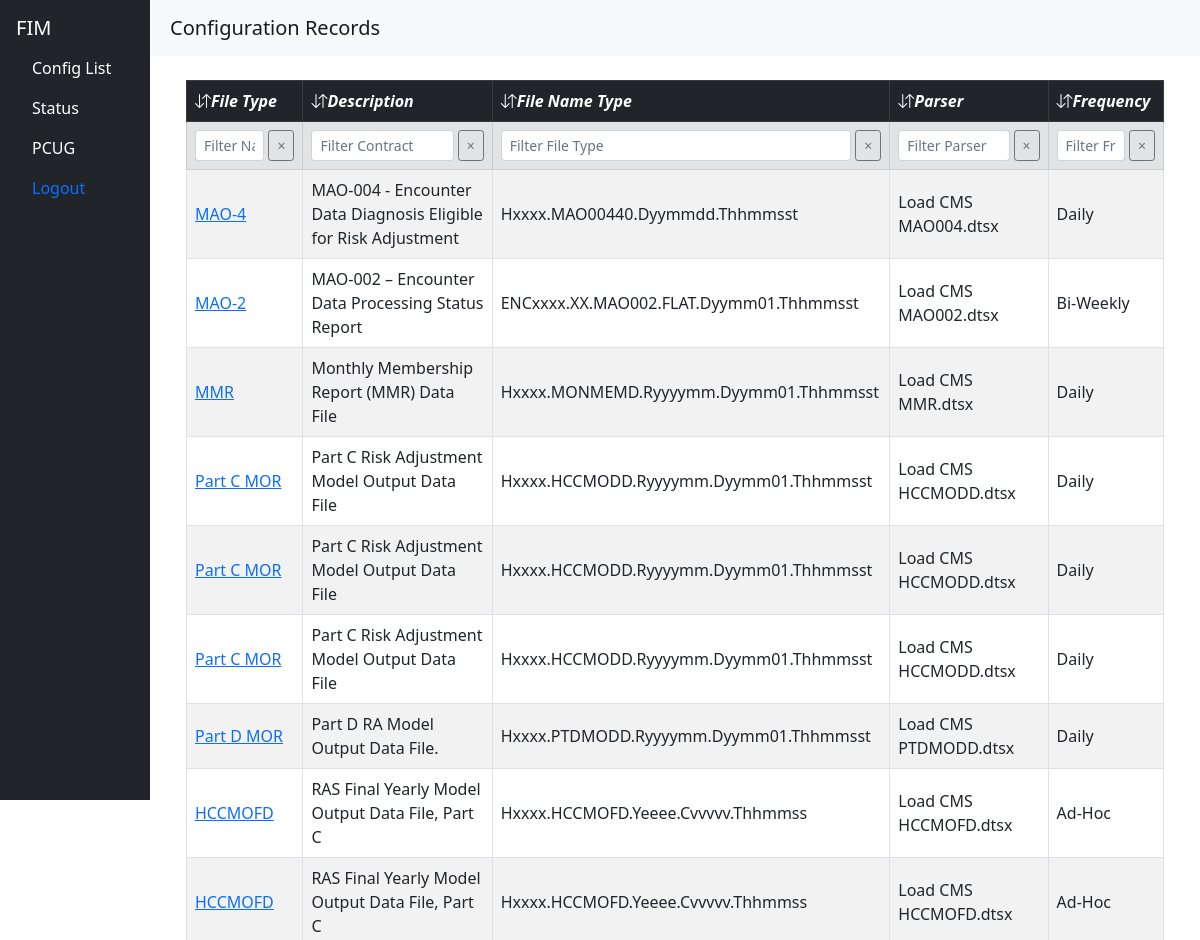
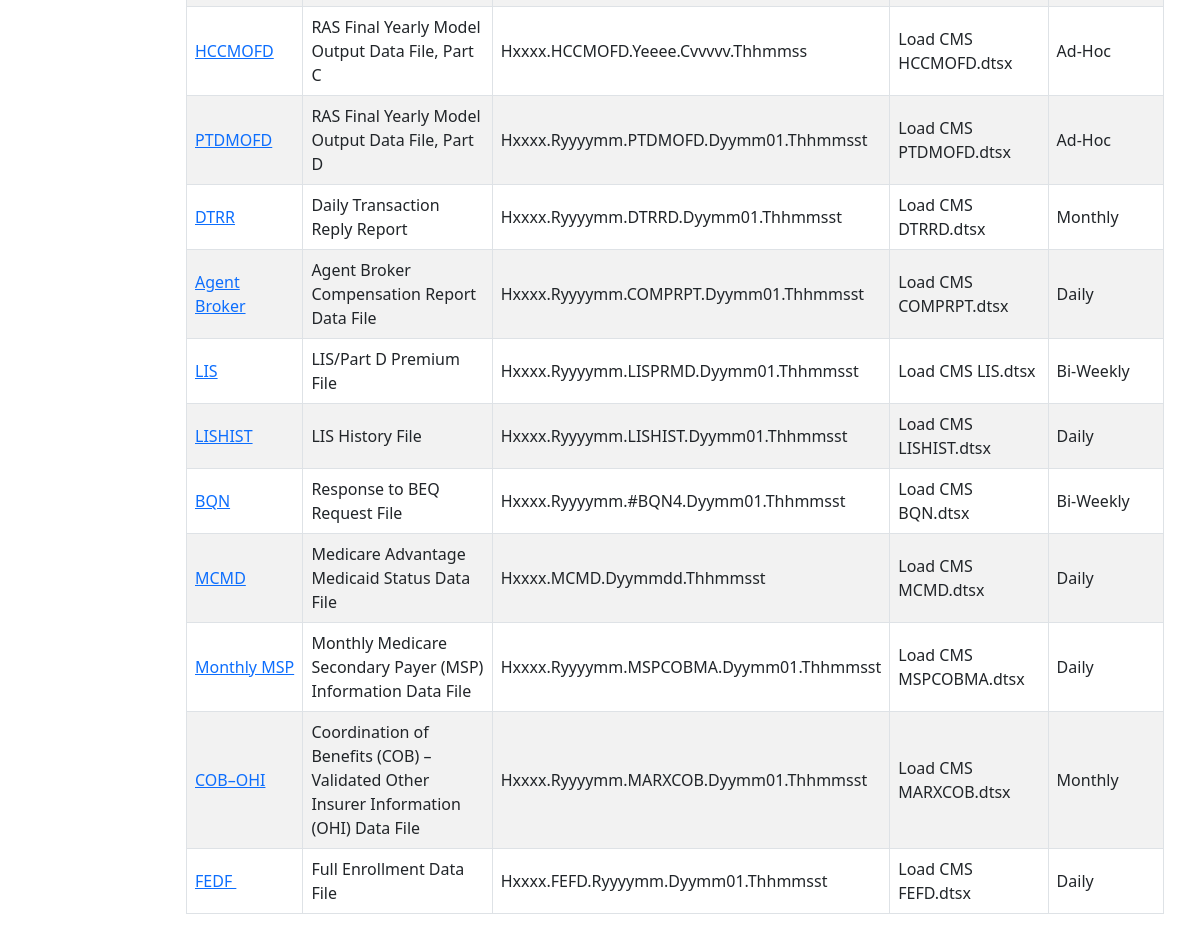
/dashboard, run on the app's committed database (2 pictures, top to bottom).
### appParser/models.py (models this page shows, shortened)
class Config(models.Model):
    fileType = models.CharField(max_length=50)
    fullName = models.CharField(max_length=200)
    sourceFileLocation= models.CharField(max_length=200)
    sourceFileNamingConvention= models.CharField(max_length=200)
    frequency = models.ForeignKey(Frequency, on_delete=models.CASCADE, default=1)
    outputSchemaName = models.CharField(max_length=200)
    outputObjectName = models.CharField(max_length=200)
    parser = models.CharField(max_length=200)
    isActive = models.BooleanField(default=True)
    createdAt = models.DateTimeField(auto_now_add=True)
    createdBy = models.ForeignKey(User, on_delete=models.CASCADE)
    updatedAt = models.DateTimeField(auto_now_add=True)

class Frequency(models.Model):
    name = models.CharField(max_length=50)
    isActive = models.BooleanField(default=True)
    createdAt = models.DateTimeField(auto_now_add=True)
    createdBy = models.ForeignKey(User, on_delete=models.CASCADE)
    updatedAt = models.DateTimeField(auto_now_add=True)
    def __str__(self):
        return f"{self.name}"

### appParser/views.py (the view)
# urls.py: path('dashboard', views.contract_view, name='dashboard'),
def contract_view(request):
    contracts = Config.objects.all()
    return render(request, 'appParser/dashboard.html', {'contracts': contracts})

### templates/appParser/dashboard.html (shortened to what this page needs)
{% extends "base.html" %}
{% block brand_name %}Configuration Records{% endblock %}
{% load static %}
{% block content %}
<main class="p-4">
  <div class="container-fluid">
    <table class="table table-striped table-bordered" id="configTable" data-sortable-filterable="true">
      <thead class="table-dark">
        <tr>
          <th onclick="sortTable(0, 'configTable')"><i class="bi bi-arrow-down-up">File Type </th>
          <th onclick="sortTable(1, 'configTable')"><i class="bi bi-arrow-down-up">Description </th>
          <th onclick="sortTable(2, 'configTable')"><i class="bi bi-arrow-down-up">File Name Type </th>
          <th onclick="sortTable(3, 'configTable')"><i class="bi bi-arrow-down-up">Parser </th>
          <th onclick="sortTable(4, 'configTable')"><i class="bi bi-arrow-down-up">Frequency </th>
        </tr>
        <tr class="table-secondary">
          <th>
            <div class="d-flex">
              <input type="text" class="form-control form-control-sm filter-input me-1" data-col="0" placeholder="Filter Name">
              <button class="btn btn-sm btn-outline-secondary clear-filter-btn" data-col="0">&times;</button>
            </div>
          </th>
          <th>
            <div class="d-flex">
              <input type="text" class="form-control form-control-sm filter-input me-1" data-col="1" placeholder="Filter Contract">
              <button class="btn btn-sm btn-outline-secondary clear-filter-btn" data-col="1">&times;</button>
            </div>
          </th>
          <th>
            <div class="d-flex">
              <input type="text" class="form-control form-control-sm filter-input me-1" data-col="2" placeholder="Filter File Type">
              <button class="btn btn-sm btn-outline-secondary clear-filter-btn" data-col="2">&times;</button>
            </div>
          </th>
          <th>
            <div class="d-flex">
              <input type="text" class="form-control form-control-sm filter-input me-1" data-col="3" placeholder="Filter Parser">
              <button class="btn btn-sm btn-outline-secondary clear-filter-btn" data-col="3">&times;</button>
            </div>
          </th>
          <th>
            <div class="d-flex">
              <input type="text" class="form-control form-control-sm filter-input me-1" data-col="4" placeholder="Filter Frequency">
              <button class="btn btn-sm btn-outline-secondary clear-filter-btn" data-col="4">&times;</button>
            </div>
          </th>
      </tr>
      </thead>
      <tbody>
        {% for contract in contracts %}
        <tr>
          <td><a href="{% url 'show_config' contract.id %}">{{ contract.fileType }}</a></td>
          <td>{{ contract.fullName }}</td>
          <td>{{ contract.sourceFileNamingConvention }}</td>
          <td>{{ contract.parser }}</td>
          <td>{{ contract.frequency }}</td>
        </tr>
        {% empty %}
        <tr>
          <td colspan="11" class="text-center">No configuration records found.</td>
        </tr>
        {% endfor %}
      </tbody>
    </table>
  </div>
</main>
{% endblock %}

### templates/base.html (shortened to what this page needs)
{% load static %}
<!DOCTYPE html>
<html>
    <head>
        <link rel="stylesheet" href={% static '/css/custom.css' %}>
        <link rel="stylesheet" href="https://cdn.jsdelivr.net/npm/bootstrap-icons@1.13.1/font/bootstrap-icons.min.css">
        <link rel="stylesheet" href="https://cdn.jsdelivr.net/npm/bootstrap@5.0.2/dist/css/bootstrap.min.css">
    </head>
    <body>
    <div class="d-flex">
      <nav id="sidebarMenu" class="collapse d-lg-block bg-dark sidebar text-white p-3 vh-100">
        <h5 class="text-white">FIM</h5>
        <ul class="nav nav-pills flex-column mb-auto">
          <li class="nav-item">
            <a href="{% url "dashboard" %}" class="nav-link text-white">Config List</a>
            <a href="{% url "logStatus" %}" class="nav-link text-white">Status</a>
            <a href="https://www.cms.gov/files/document/mapd-plan-communications-user-guide-v182-february-2025.pdf" class="nav-link text-white">PCUG</a>
            <form method="post" action="{% url 'logout' %}" style="display: inline;">
                <button type="submit" class="btn btn-link nav-link" style="display:inline; padding: 5;">Logout</button>
            </form>
          </li>
        </ul>
      </nav>
      <div class="flex-grow-1">
        <nav class="navbar navbar-expand-lg navbar-light bg-light">
          <div class="container-fluid">
            <a class="navbar-brand ms-2" href="#">
              {% block brand_name %}FIM Dashboard{% endblock %}
            </a>
          </div>
        </nav>
        {% block content %}{% endblock %}
      </div>
    </div>
    </body>
</html>

### static/css/custom.css (style rules this page uses)
.sidebar { min-width: 150px; }
.sidebar .nav-link { transition: background 0.3s ease; }
table td, table th { vertical-align: middle; }

### data on the page
Config: fileType "MAO-4", fullName "MAO-004 - Encounter Data Diagnosis Eligible for Risk Adjustment", sourceFileNamingConvention "Hxxxx.MAO00440.Dyymmdd.Thhmmsst", parser "Load CMS MAO004.dtsx", frequency "Daily"
Config: fileType "MAO-2", fullName "MAO-002 – Encounter Data Processing Status Report", sourceFileNamingConvention "ENCxxxx.XX.MAO002.FLAT.Dyymm01.Thhmmsst", parser "Load CMS MAO002.dtsx", frequency "Bi-Weekly"
Config: fileType "MMR", fullName "Monthly Membership Report (MMR) Data File", sourceFileNamingConvention "Hxxxx.MONMEMD.Ryyyymm.Dyymm01.Thhmmsst", parser "Load CMS MMR.dtsx", frequency "Daily"
Config: fileType "Part C MOR", fullName "Part C Risk Adjustment Model Output Data File", sourceFileNamingConvention "Hxxxx.HCCMODD.Ryyyymm.Dyymm01.Thhmmsst", parser "Load CMS HCCMODD.dtsx", frequency "Daily"
Config: fileType "Part C MOR", fullName "Part C Risk Adjustment Model Output Data File", sourceFileNamingConvention "Hxxxx.HCCMODD.Ryyyymm.Dyymm01.Thhmmsst", parser "Load CMS HCCMODD.dtsx", frequency "Daily"
Config: fileType "Part C MOR", fullName "Part C Risk Adjustment Model Output Data File", sourceFileNamingConvention "Hxxxx.HCCMODD.Ryyyymm.Dyymm01.Thhmmsst", parser "Load CMS HCCMODD.dtsx", frequency "Daily"
Config: fileType "Part D MOR", fullName "Part D RA Model Output Data File.", sourceFileNamingConvention "Hxxxx.PTDMODD.Ryyyymm.Dyymm01.Thhmmsst", parser "Load CMS PTDMODD.dtsx", frequency "Daily"
Config: fileType "HCCMOFD", fullName "RAS Final Yearly Model Output Data File, Part C", sourceFileNamingConvention "Hxxxx.HCCMOFD.Yeeee.Cvvvvv.Thhmmss", parser "Load CMS HCCMOFD.dtsx", frequency "Ad-Hoc"
Config: fileType "HCCMOFD", fullName "RAS Final Yearly Model Output Data File, Part C", sourceFileNamingConvention "Hxxxx.HCCMOFD.Yeeee.Cvvvvv.Thhmmss", parser "Load CMS HCCMOFD.dtsx", frequency "Ad-Hoc"
Config: fileType "HCCMOFD", fullName "RAS Final Yearly Model Output Data File, Part C", sourceFileNamingConvention "Hxxxx.HCCMOFD.Yeeee.Cvvvvv.Thhmmss", parser "Load CMS HCCMOFD.dtsx", frequency "Ad-Hoc"
Config: fileType "PTDMOFD", fullName "RAS Final Yearly Model Output Data File, Part D", sourceFileNamingConvention "Hxxxx.Ryyyymm.PTDMOFD.Dyymm01.Thhmmsst", parser "Load CMS PTDMOFD.dtsx", frequency "Ad-Hoc"
Config: fileType "DTRR", fullName "Daily Transaction Reply Report", sourceFileNamingConvention "Hxxxx.Ryyyymm.DTRRD.Dyymm01.Thhmmsst", parser "Load CMS DTRRD.dtsx", frequency "Monthly"
Config: fileType "Agent Broker", fullName "Agent Broker Compensation Report Data File", sourceFileNamingConvention "Hxxxx.Ryyyymm.COMPRPT.Dyymm01.Thhmmsst", parser "Load CMS COMPRPT.dtsx", frequency "Daily"
Config: fileType "LIS", fullName "LIS/Part D Premium File", sourceFileNamingConvention "Hxxxx.Ryyyymm.LISPRMD.Dyymm01.Thhmmsst", parser "Load CMS LIS.dtsx", frequency "Bi-Weekly"
Config: fileType "LISHIST", fullName "LIS History File", sourceFileNamingConvention "Hxxxx.Ryyyymm.LISHIST.Dyymm01.Thhmmsst", parser "Load CMS LISHIST.dtsx", frequency "Daily"
Config: fileType "BQN", fullName "Response to BEQ Request File", sourceFileNamingConvention "Hxxxx.Ryyyymm.#BQN4.Dyymm01.Thhmmsst", parser "Load CMS BQN.dtsx", frequency "Bi-Weekly"
Config: fileType "MCMD", fullName "Medicare Advantage Medicaid Status Data File", sourceFileNamingConvention "Hxxxx.MCMD.Dyymmdd.Thhmmsst", parser "Load CMS MCMD.dtsx", frequency "Daily"
Config: fileType "Monthly MSP", fullName "Monthly Medicare Secondary Payer (MSP) Information Data File", sourceFileNamingConvention "Hxxxx.Ryyyymm.MSPCOBMA.Dyymm01.Thhmmsst", parser "Load CMS MSPCOBMA.dtsx", frequency "Daily"
Config: fileType "COB–OHI", fullName "Coordination of Benefits (COB) – Validated Other Insurer Information (OHI) Data File", sourceFileNamingConvention "Hxxxx.Ryyyymm.MARXCOB.Dyymm01.Thhmmsst", parser "Load CMS MARXCOB.dtsx", frequency "Monthly"
Config: fileType "FEDF", fullName "Full Enrollment Data File", sourceFileNamingConvention "Hxxxx.FEFD.Ryyyymm.Dyymm01.Thhmmsst", parser "Load CMS FEFD.dtsx", frequency "Daily"
